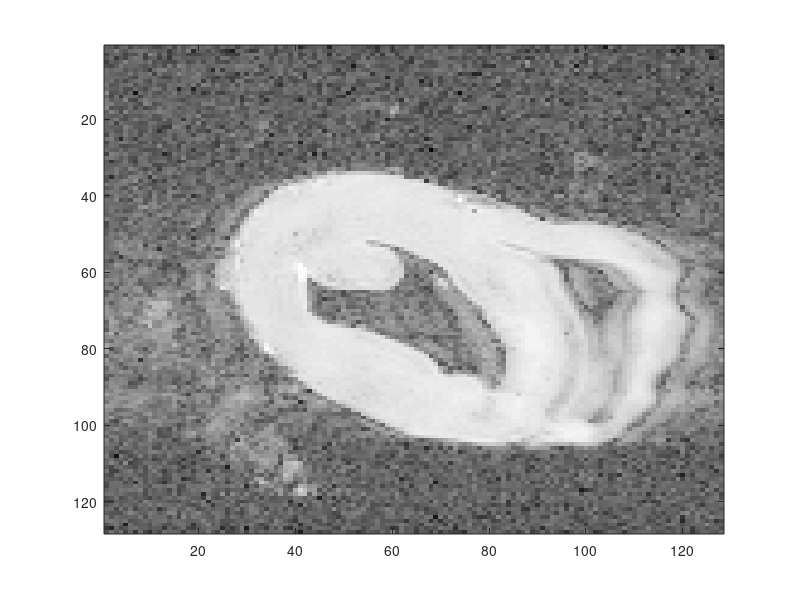

Here is the MATLAB script that generated this plot:
close all; 
clear; 
%dicominfo 
good = load('lab_bioimaging/imT1.mat');
x1 = good.imT1(:,:,1);
x2 = good.imT1(:,:,2);
x3 = good.imT1(:,:,3);
x4 = good.imT1(:,:,4);
x5 = good.imT1(:,:,5);
x6 = good.imT1(:,:,6);
x7 = good.imT1(:,:,7);
x8 = good.imT1(:,:,8);
newfit = zeros(size(x1)); t1map = zeros(size(x1)); 
t1 = [50,100,300,500,800,2000,4000,6000]; 

for i = 1:size(x1,1)
  for j = 1:size(x1,2)
    xn = [-x1(i,j),-x2(i,j),-x3(i,j),-x4(i,j),x5(i,j),x6(i,j),x7(i,j),x8(i,j)];
    f = polyfit(t1,log(xn),1);
    t1map(i,j) = f(2); 
  end
end
figure(); 
t1map = abs(t1map);
imagesc(t1map);colormap gray; 
